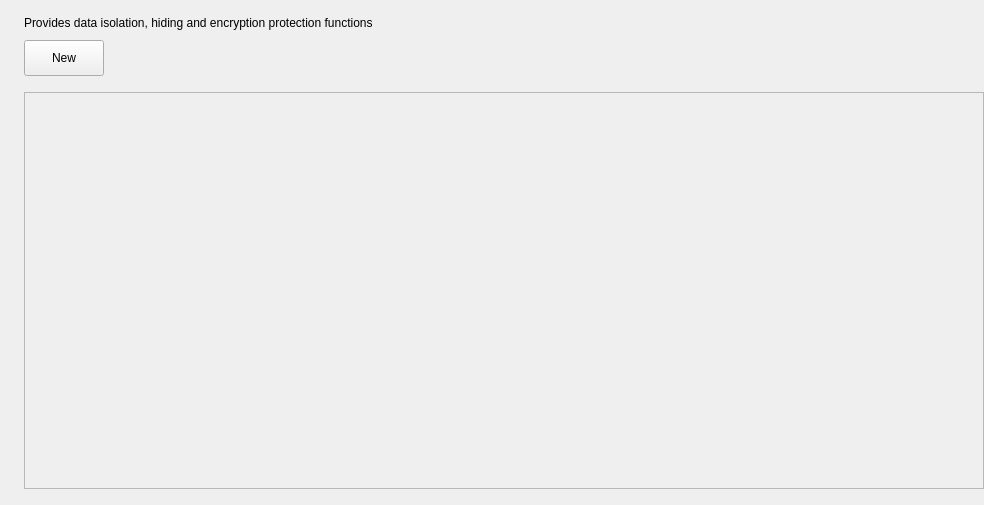
<?xml version="1.0" encoding="UTF-8"?>
<ui version="4.0">
 <class>BoxPage</class>
 <widget class="QWidget" name="BoxPage">
  <property name="geometry">
   <rect>
    <x>0</x>
    <y>0</y>
    <width>984</width>
    <height>505</height>
   </rect>
  </property>
  <property name="windowTitle">
   <string>Box manager</string>
  </property>
  <layout class="QVBoxLayout" name="verticalLayout">
   <property name="spacing">
    <number>10</number>
   </property>
   <property name="leftMargin">
    <number>24</number>
   </property>
   <property name="topMargin">
    <number>16</number>
   </property>
   <property name="rightMargin">
    <number>0</number>
   </property>
   <property name="bottomMargin">
    <number>16</number>
   </property>
   <item>
    <widget class="QWidget" name="widget" native="true">
     <property name="sizePolicy">
      <sizepolicy hsizetype="Preferred" vsizetype="Preferred">
       <horstretch>0</horstretch>
       <verstretch>0</verstretch>
      </sizepolicy>
     </property>
     <property name="minimumSize">
      <size>
       <width>0</width>
       <height>0</height>
      </size>
     </property>
     <property name="maximumSize">
      <size>
       <width>16777215</width>
       <height>16777215</height>
      </size>
     </property>
     <layout class="QHBoxLayout" name="horizontalLayout">
      <property name="spacing">
       <number>0</number>
      </property>
      <property name="leftMargin">
       <number>0</number>
      </property>
      <property name="topMargin">
       <number>0</number>
      </property>
      <property name="rightMargin">
       <number>0</number>
      </property>
      <property name="bottomMargin">
       <number>0</number>
      </property>
      <item>
       <widget class="QLabel" name="label">
        <property name="text">
         <string>Provides data isolation, hiding and encryption protection functions</string>
        </property>
       </widget>
      </item>
     </layout>
    </widget>
   </item>
   <item>
    <widget class="QWidget" name="widget_2" native="true">
     <property name="sizePolicy">
      <sizepolicy hsizetype="Preferred" vsizetype="Preferred">
       <horstretch>0</horstretch>
       <verstretch>0</verstretch>
      </sizepolicy>
     </property>
     <property name="maximumSize">
      <size>
       <width>16777215</width>
       <height>16777215</height>
      </size>
     </property>
     <layout class="QHBoxLayout" name="horizontalLayout_2">
      <property name="spacing">
       <number>0</number>
      </property>
      <property name="leftMargin">
       <number>0</number>
      </property>
      <property name="topMargin">
       <number>0</number>
      </property>
      <property name="rightMargin">
       <number>0</number>
      </property>
      <property name="bottomMargin">
       <number>6</number>
      </property>
      <item>
       <widget class="QPushButton" name="m_newBox">
        <property name="sizePolicy">
         <sizepolicy hsizetype="Fixed" vsizetype="Fixed">
          <horstretch>0</horstretch>
          <verstretch>0</verstretch>
         </sizepolicy>
        </property>
        <property name="minimumSize">
         <size>
          <width>72</width>
          <height>36</height>
         </size>
        </property>
        <property name="maximumSize">
         <size>
          <width>16777215</width>
          <height>36</height>
         </size>
        </property>
        <property name="text">
         <string>New</string>
        </property>
       </widget>
      </item>
      <item>
       <spacer name="horizontalSpacer">
        <property name="orientation">
         <enum>Qt::Horizontal</enum>
        </property>
        <property name="sizeHint" stdset="0">
         <size>
          <width>40</width>
          <height>20</height>
         </size>
        </property>
       </spacer>
      </item>
     </layout>
    </widget>
   </item>
   <item>
    <widget class="QScrollArea" name="m_boxsScroll">
     <property name="widgetResizable">
      <bool>true</bool>
     </property>
     <widget class="KS::Boxs" name="m_boxs">
      <property name="geometry">
       <rect>
        <x>0</x>
        <y>0</y>
        <width>948</width>
        <height>378</height>
       </rect>
      </property>
     </widget>
    </widget>
   </item>
  </layout>
 </widget>
 <customwidgets>
  <customwidget>
   <class>KS::Boxs</class>
   <extends>QWidget</extends>
   <header>src/ui/box/boxs.h</header>
   <container>1</container>
  </customwidget>
 </customwidgets>
 <resources/>
 <connections/>
</ui>
